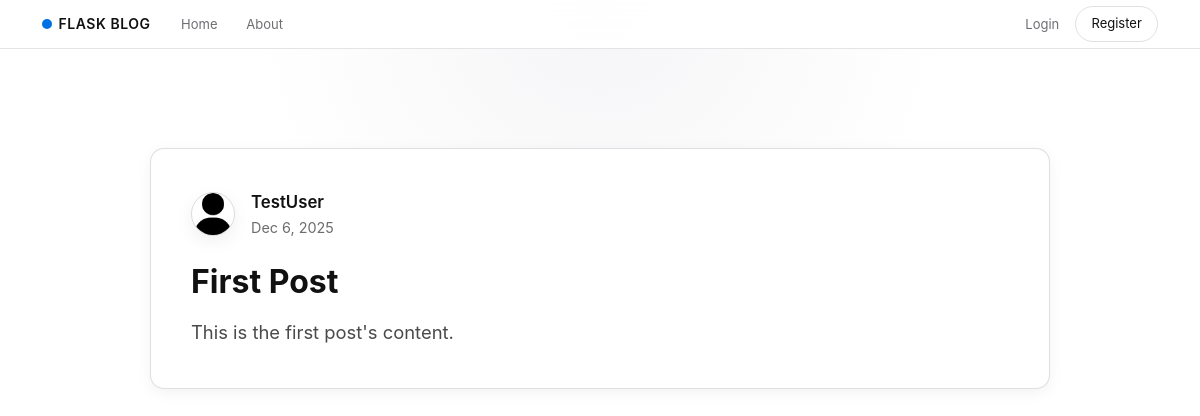
/post/1, run on an earlier commit of the app's database.
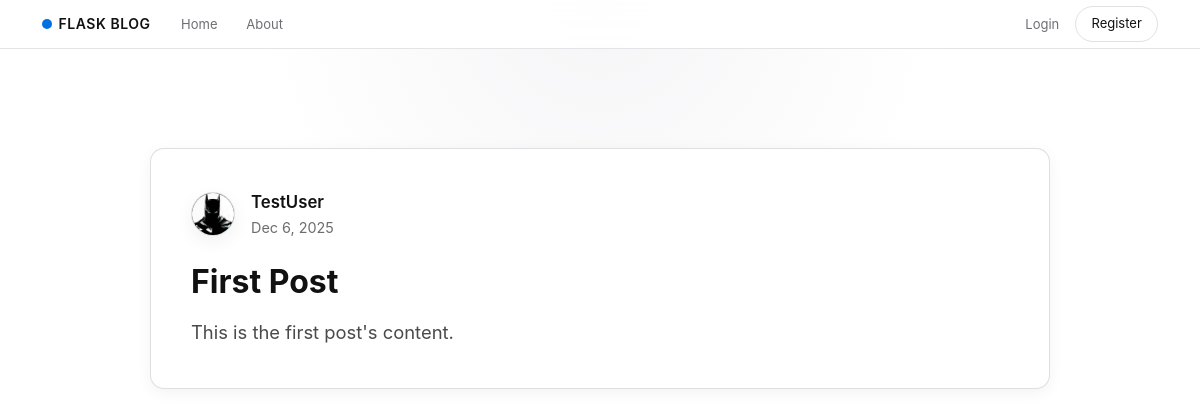
And on a later commit of the database.
### flaskblog/models.py (models this page shows, shortened)
class User(db.Model, UserMixin):
    id = db.Column(db.Integer, primary_key = True)
    username = db.Column(db.String(20), unique=True, nullable=False)
    email = db.Column(db.String(120), unique=True, nullable=False)
    image_file = db.Column(db.String(20), nullable=False, default='default.jpg')
    password = db.Column(db.String(60), nullable=False)
    posts = db.relationship('Post', backref='author', lazy=True)

### flaskblog/routes.py (the view)
@app.route("/post/<post_id>")
def post(post_id):
    post = Post.query.get_or_404(post_id)
    return render_template('post.html', title=post.title, post=post)

### flaskblog/templates/post.html (shortened to what this page needs)
{% extends "layout.html" %} {% block content %}
<article class="content-section post-card improved-post-card">
  <div class="post-header d-flex justify-content-between align-items-start">
    <div class="d-flex align-items-center">
      <img
        class="story-avatar me-3"
        src="{{ url_for('static', filename='profile_pics/' ~ post.author.image_file) }}"
        alt="{{ post.author.username }}'s avatar"
      />
      <div>
        <div class="post-author">{{ post.author.username }}</div>
        <div class="post-date">
          {{ post.date_posted.strftime('%b %-d, %Y') }}
        </div>
      </div>
    </div>
  </div>
  <h2 class="post-title mt-4">{{ post.title }}</h2>
  <div class="post-content mt-3">{{ post.content }}</div>
</article>
{% endblock %}

What changed in the data, as far as the page shows it:
changed User "TestUser": image_file: picture added in place of a placeholder
